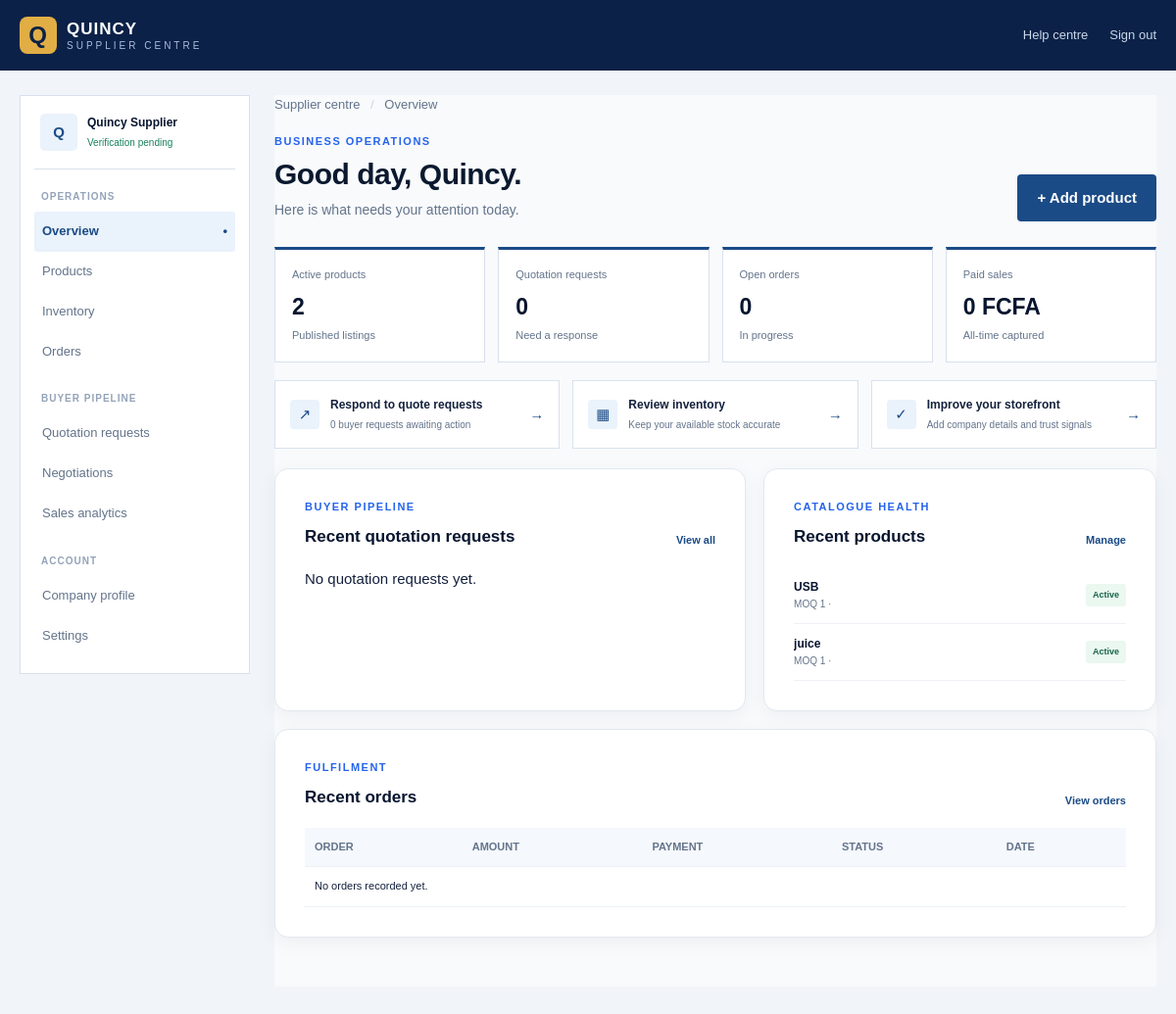
/supplier/dashboard.php (signed in), run on the app's committed database.
### tables this page shows
CREATE TABLE `suppliers` (
  `id` int(11) NOT NULL,
  `user_id` int(11) NOT NULL,
  `business_id` int(11) NOT NULL,
  `supplier_name` varchar(150) NOT NULL,
  `description` text DEFAULT NULL,
  `address` varchar(255) DEFAULT NULL,
  `city` varchar(100) DEFAULT NULL,
  `country` varchar(100) DEFAULT 'Cameroon',
  `verification_status` enum('pending','verified','rejected') DEFAULT 'pending',
  `rating` decimal(2,1) DEFAULT 0.0,
  `status` enum('active','inactive','suspended') DEFAULT 'active',
  `created_at` timestamp NOT NULL DEFAULT current_timestamp(),
  `updated_at` timestamp NOT NULL DEFAULT current_timestamp() ON UPDATE current_timestamp()
);

CREATE TABLE `products` (
  `id` int(11) NOT NULL,
  `supplier_id` int(11) DEFAULT NULL,
  `manufacturer_id` int(11) DEFAULT NULL,
  `category_id` int(11) NOT NULL,
  `name` varchar(200) NOT NULL,
  `slug` varchar(220) NOT NULL,
  `description` text DEFAULT NULL,
  `sku` varchar(100) DEFAULT NULL,
  `retail_price` decimal(12,2) NOT NULL,
  `wholesale_price` decimal(12,2) DEFAULT NULL,
  `minimum_order_quantity` int(11) DEFAULT 1,
  `unit` varchar(50) DEFAULT 'piece',
  `weight` decimal(10,2) DEFAULT NULL,
  `country_of_origin` varchar(100) DEFAULT 'Cameroon',
  `status` enum('draft','active','out_of_stock','discontinued') DEFAULT 'draft',
  `created_at` timestamp NOT NULL DEFAULT current_timestamp(),
  `updated_at` timestamp NOT NULL DEFAULT current_timestamp() ON UPDATE current_timestamp()
);

### includes/functions.php (called while the page is built, shortened)
<?php
function e(mixed $value): string
{
    return htmlspecialchars((string) $value, ENT_QUOTES, 'UTF-8');
}
function formatPrice(float|int|string $amount): string
{
    return number_format((float) $amount, 0, '.', ' ') . ' FCFA';
}

### config/config.php (called while the page is built, shortened)
<?php
require_once __DIR__ . '/database.php';
spl_autoload_register(static function (string $class): void {
    $path = ROOT_PATH . '/classes/' . $class . '.php';
});

### config/database.php (called while the page is built, shortened)
<?php
final class Database
{
    private static ?self $instance = null;
    private PDO $connection;
    private function __construct()
    {
        $dsn = sprintf(
            'mysql:host=%s;port=%s;dbname=%s;charset=%s',
            DB_HOST,
            DB_PORT,
            DB_NAME,
            DB_CHARSET
        );
        $this->connection = new PDO($dsn, DB_USER, DB_PASS, [
            PDO::ATTR_ERRMODE => PDO::ERRMODE_EXCEPTION,
            PDO::ATTR_DEFAULT_FETCH_MODE => PDO::FETCH_ASSOC,
            PDO::ATTR_EMULATE_PREPARES => false,
        ]);
    }
    public static function getInstance(): self
    {
        return self::$instance ??= new self();
    }
    public function getConnection(): PDO
    {
        return $this->connection;
    }
}

### includes/session.php (called while the page is built, shortened)
<?php
function isLoggedIn(): bool
{
    return isset($_SESSION['user_id'], $_SESSION['role']);
}
function currentUserId(): ?int
{
    return isLoggedIn() ? (int) $_SESSION['user_id'] : null;
}

### classes/Supplier.php (called while the page is built, shortened)
<?php
final class Supplier
{
    private PDO $db;
    public function __construct()
    {
        $this->db = Database::getInstance()->getConnection();
    }
    public function dashboard(int $userId): array
    {
        $supplierStmt = $this->db->prepare('SELECT * FROM suppliers WHERE user_id = ? LIMIT 1');
        $supplierStmt->execute([$userId]);
        $supplier = $supplierStmt->fetch();
        $supplierId = (int) $supplier['id'];
        $metrics = [];
        $metricQueries = [
            'products' => 'SELECT COUNT(*) FROM products WHERE supplier_id = ? AND status = "active"',
            'pending_quotes' => 'SELECT COUNT(*) FROM quotation_requests WHERE supplier_id = ? AND status IN ("pending", "negotiating")',
            'open_orders' => 'SELECT COUNT(DISTINCT o.id)
                              FROM orders o
                              INNER JOIN order_items oi ON oi.order_id = o.id
                              INNER JOIN products p ON p.id = oi.product_id
                              WHERE p.supplier_id = ?
                                AND o.order_status NOT IN ("completed", "cancelled")',
            'sales' => 'SELECT COALESCE(SUM(oi.subtotal), 0)
                        FROM order_items oi
                        INNER JOIN orders o ON o.id = oi.order_id
                        INNER JOIN products p ON p.id = oi.product_id
                        WHERE p.supplier_id = ? AND o.payment_status = "paid"',
        ];
        foreach ($metricQueries as $key => $query) {
            $stmt = $this->db->prepare($query);
            $stmt->execute([$supplierId]);
            $metrics[$key] = $key === 'sales' ? (float) $stmt->fetchColumn() : (int) $stmt->fetchColumn();
        }
        $productsStmt = $this->db->prepare(
            'SELECT id, name, sku, wholesale_price, minimum_order_quantity, status
             FROM products WHERE supplier_id = ? ORDER BY updated_at DESC LIMIT 5'
        );
        $productsStmt->execute([$supplierId]);
        $quotesStmt = $this->db->prepare(
            'SELECT qr.id, qr.status, qr.delivery_location, qr.created_at,
                    u.first_name, u.last_name, COUNT(qi.id) AS item_count
             FROM quotation_requests qr
             INNER JOIN users u ON u.id = qr.buyer_id
             LEFT JOIN quotation_items qi ON qi.quotation_request_id = qr.id
             WHERE qr.supplier_id = ?
             GROUP BY qr.id
             ORDER BY qr.created_at DESC LIMIT 5'
        );
        $quotesStmt->execute([$supplierId]);
        $ordersStmt = $this->db->prepare(
            'SELECT o.id, o.order_number, o.total_amount, o.payment_status,
                    o.order_status, o.created_at
             FROM orders o
             INNER JOIN order_items oi ON oi.order_id = o.id
             INNER JOIN products p ON p.id = oi.product_id
             WHERE p.supplier_id = ?
             GROUP BY o.id
             ORDER BY o.created_at DESC
             LIMIT 5'
        );
        $ordersStmt->execute([$supplierId]);
        return [
            'supplier' => $supplier,
            'metrics' => $metrics,
            'products' => $productsStmt->fetchAll(),
            'quotations' => $quotesStmt->fetchAll(),
            'orders' => $ordersStmt->fetchAll(),
        ];
    }
}

### supplier/dashboard.php (the view, shortened to what this page needs)
<?php
require_once dirname(__DIR__) . '/config/config.php';
require_once ROOT_PATH . '/includes/session.php';
require_once ROOT_PATH . '/includes/functions.php';
$dashboard = ['supplier' => null, 'metrics' => [], 'products' => [], 'quotations' => [], 'orders' => []];
try {
    $dashboard = (new Supplier())->dashboard((int) currentUserId());
} catch (PDOException $exception) {
    error_log('Supplier dashboard unavailable: ' . $exception->getMessage());
    $error = 'Some dashboard data is temporarily unavailable.';
}
$supplier = $dashboard['supplier'];
$metrics = $dashboard['metrics'] + ['products' => 0, 'pending_quotes' => 0, 'open_orders' => 0, 'sales' => 0];
?>
<!doctype html>
<html lang="en">
<head><link rel="stylesheet" href="<?= e(BASE_URL) ?>/assets/css/style.css"><link rel="stylesheet" href="<?= e(BASE_URL) ?>/assets/css/supplier.css"></head>
<body class="supplier-dashboard-page">
<header class="supplier-topbar"><div class="container supplier-topbar-inner"><a class="brand" href="<?= e(BASE_URL) ?>/"><span class="brand-mark">Q</span><span><strong>QUINCY</strong><small>SUPPLIER CENTRE</small></span></a><div class="supplier-top-actions"><span>Help centre</span><a href="<?= e(BASE_URL) ?>/logout.php">Sign out</a></div></div></header>
<div class="supplier-shell container">
    <aside class="supplier-sidebar"><div class="supplier-profile"><span class="supplier-profile-avatar"><?= e(strtoupper(substr((string) ($supplier['supplier_name'] ?? 'S'), 0, 1))) ?></span><div><strong><?= e($supplier['supplier_name'] ?? 'Supplier account') ?></strong><small><?= $supplier && $supplier['verification_status'] === 'verified' ? 'Verified supplier' : 'Verification pending' ?></small></div></div><nav><p>OPERATIONS</p><a class="supplier-nav-active" href="<?= e(BASE_URL) ?>/supplier/dashboard.php">Overview <b>•</b></a><a href="<?= e(BASE_URL) ?>/supplier/products.php">Products</a><a href="<?= e(BASE_URL) ?>/supplier/inventory.php">Inventory</a><a href="<?= e(BASE_URL) ?>/supplier/orders.php">Orders</a><p>BUYER PIPELINE</p><a href="<?= e(BASE_URL) ?>/supplier/quotations.php">Quotation requests <?php if ($metrics['pending_quotes']): ?><b class="nav-count"><?= $metrics['pending_quotes'] ?></b><?php endif; ?></a><a href="<?= e(BASE_URL) ?>/supplier/negotiations.php">Negotiations</a><a href="<?= e(BASE_URL) ?>/supplier/sales.php">Sales analytics</a><p>ACCOUNT</p><a href="<?= e(BASE_URL) ?>/supplier/profile.php">Company profile</a><a href="<?= e(BASE_URL) ?>/supplier/settings.php">Settings</a></nav></aside>
    <main class="supplier-workspace">
        <div class="supplier-breadcrumb">Supplier centre <span>/</span> Overview</div>
        <div class="supplier-welcome"><div><p class="eyebrow">BUSINESS OPERATIONS</p><h1>Good day, <?= e($_SESSION['user']['first_name'] ?? 'Supplier') ?>.</h1><p>Here is what needs your attention today.</p></div><a class="button button-primary" href="<?= e(BASE_URL) ?>/supplier/add-product.php">+ Add product</a></div>
        <?php if (!$supplier): ?><div class="supplier-empty"><h2>Supplier profile not found</h2><p>Complete your supplier registration before managing products.</p></div><?php else: ?>
        <section class="supplier-kpis"><article><span>Active products</span><strong><?= $metrics['products'] ?></strong><small>Published listings</small></article><article><span>Quotation requests</span><strong><?= $metrics['pending_quotes'] ?></strong><small>Need a response</small></article><article><span>Open orders</span><strong><?= $metrics['open_orders'] ?></strong><small>In progress</small></article><article><span>Paid sales</span><strong><?= e(formatPrice($metrics['sales'])) ?></strong><small>All-time captured</small></article></section>
        <section class="supplier-action-grid"><a href="<?= e(BASE_URL) ?>/supplier/quotations.php"><span>↗</span><div><strong>Respond to quote requests</strong><small><?= $metrics['pending_quotes'] ?> buyer requests awaiting action</small></div><b>→</b></a><a href="<?= e(BASE_URL) ?>/supplier/inventory.php"><span>▦</span><div><strong>Review inventory</strong><small>Keep your available stock accurate</small></div><b>→</b></a><a href="<?= e(BASE_URL) ?>/supplier/profile.php"><span>✓</span><div><strong>Improve your storefront</strong><small>Add company details and trust signals</small></div><b>→</b></a></section>
        <div class="supplier-dashboard-grid"><section class="supplier-panel"><div class="supplier-panel-heading"><div><p class="eyebrow">BUYER PIPELINE</p><h2>Recent quotation requests</h2></div><a href="<?= e(BASE_URL) ?>/supplier/quotations.php">View all</a></div><div class="supplier-quote-list"><?php if (!$dashboard['quotations']): ?><p class="admin-muted">No quotation requests yet.</p><?php endif; ?></div></section><section class="supplier-panel"><div class="supplier-panel-heading"><div><p class="eyebrow">CATALOGUE HEALTH</p><h2>Recent products</h2></div><a href="<?= e(BASE_URL) ?>/supplier/products.php">Manage</a></div><div class="supplier-product-list"><?php foreach ($dashboard['products'] as $product): ?><article><div><strong><?= e($product['name']) ?></strong><small>MOQ <?= (int) $product['minimum_order_quantity'] ?> · </small></div><span class="supplier-status supplier-status-<?= e($product['status']) ?>"><?= e(ucfirst($product['status'])) ?></span></article><?php endforeach; ?></div></section></div>
        <section class="supplier-panel supplier-orders-panel"><div class="supplier-panel-heading"><div><p class="eyebrow">FULFILMENT</p><h2>Recent orders</h2></div><a href="<?= e(BASE_URL) ?>/supplier/orders.php">View orders</a></div><div class="supplier-order-table"><table><thead><tr><th>Order</th><th>Amount</th><th>Payment</th><th>Status</th><th>Date</th></tr></thead><tbody><?php if (!$dashboard['orders']): ?><tr><td colspan="5" class="admin-muted">No orders recorded yet.</td></tr><?php endif; ?></tbody></table></div></section>
        <?php endif; ?>
    </main>
</div>
</body>
</html>

### assets/css/style.css (style rules this page uses)
:root { --navy-950: #07152f; --navy-900: #0b2147; --navy-800: #123566; --navy-700: #1b4b86; --blue-100: #eaf2fb; --blue-50: #f5f8fc; --white: #ffffff; --ink: #14213d; --muted: #64748b; --border: #d8e1ed; --gold: #e1ae45; --shadow: 0 12px 32px rgba(7, 21, 47, .08); }
* { box-sizing: border-box; }
html { scroll-behavior: smooth; }
body { margin: 0; color: var(--ink); background: var(--white); font: 15px/1.6 Arial, sans-serif; }
a { color: inherit; text-decoration: none; }
.container { width: min(1180px, calc(100% - 40px)); margin: 0 auto; }
.brand { display: inline-flex; align-items: center; gap: 10px; color: var(--white); letter-spacing: 1px; }
.brand-mark { display: grid; width: 38px; height: 38px; place-items: center; color: var(--navy-900); background: var(--gold); border-radius: 8px; font-size: 24px; font-weight: 800; }
.brand strong, .brand small { display: block; line-height: 1; }
.brand strong { font-size: 17px; }
.brand small { margin-top: 4px; color: #a8bfdd; font-size: 10px; letter-spacing: 3px; }
.eyebrow { margin: 0 0 10px; color: var(--gold); font-size: 11px; font-weight: 700; letter-spacing: 2px; }
.button { display: inline-block; padding: 12px 20px; border-radius: 4px; font-weight: 700; }
.button-primary { color: var(--white); background: var(--navy-700); }

### data on the page
suppliers: id+supplier_name "Q", supplier_name "Quincy Supplier", id "2"
products: name "USB", minimum_order_quantity "1", status "Active"
products: name "juice", minimum_order_quantity "1", status "Active"

### other printed values
$_SESSION['user']['first_name'] "Quincy"
$metrics['pending_quotes'] "0"
$metrics['open_orders'] "0"
formatPrice($metrics['sales']) "0 FCFA"
